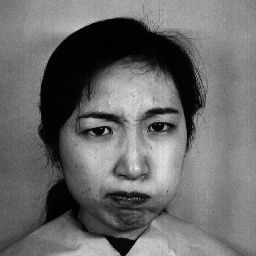
#> input picture datasets/jaffe/anger/KA.AN2.40.png, 256 x 256 px; its folder holds only this picture in this run
$ jupyter execute --allow-errors preprocessamento_jaffe_ck+.ipynb
#> lines starting #> are read from the running program, lines starting #| are printed output that depends on the picture
# Análise e Preparação de Datasets para Reconhecimento de Expressões Faciais

## 1. Introdução ao Pré-processamento de Imagens

Para garantir que os modelos de aprendizado de máquina operem de forma eficiente e justa, é fundamental pré-processar os dados. Este notebook aborda o pipeline de pré-processamento para reconhecimento de emoções faciais, incluindo:

- Carregamento dos dados
- Redimensionamento para 96×96 pixels
- Conversão para escala de cinza não é necessário, pois os dois datasets já são pré-baixados em escala de cinza
- Normalização dos valores dos pixels
- Balanceamento pelo número da maior classe (Oversampling) do dataset JAFFE
- Estratificação dos dados
- Separação em treino, teste;

**JAFFE**: Contém 213 imagens de 256×256 pixels em tons de cinza, com 7 emoções: 'anger', 'disgust', 'fear', 'happy', 'neutral', 'sadness', 'surprise'.

**RAF-DB**: Contém 981 imagens de 48x48 pixels em tons de cinza. Semelhantes classes do JAFFE.

# IMPORTS

[cell 1]
import os #acessar e manipular diretórios e arquivos do sistema
import cv2 # OpenCV para leitura e processamento de imagens
import numpy as np #manipulação de arrays
from tqdm import tqdm #barra de progresso para visualizar carregamento de imagens
from collections import Counter #conta elementos para saber o número de imagens por classe
from sklearn.model_selection import train_test_split #separa os dados em treino e teste
from sklearn.utils import shuffle #embaralha os dados e rótulos na mesma ordem
import matplotlib.pyplot as plt #gráficos
import random
from sklearn.preprocessing import LabelEncoder
import pandas as pd
import shutil  # necessário para remover e recriar diretórios

# Conversão das imagens dos Dataset para 96x96 e normalização dos dados

[cell 2]
def load_images_from_directory(dataset_path, image_size=(96, 96)):
    """
    Carrega imagens de um diretório organizado por subpastas (uma para cada classe).

    Parâmetros:
    - dataset_path: caminho para o diretório raiz do dataset.
    - image_size: tupla com o tamanho desejado das imagens (largura, altura).

    Retorna:
    - X: numpy array contendo as imagens processadas.
    - y: numpy array contendo os rótulos (nomes das classes).
    """
    if not os.path.exists(dataset_path):
        raise FileNotFoundError(f"Diretório não encontrado: {dataset_path}")

    X = []  # Lista para armazenar imagens.
    y = []  # Lista para armazenar os rótulos correspondentes.

    # Obtém lista das classes a partir do nome das subpastas.
    classes = sorted(os.listdir(dataset_path))

    # Itera sobre cada classe (subpasta).
    for label in classes:
        class_dir = os.path.join(dataset_path, label)
        if not os.path.isdir(class_dir):
            continue  # Garante que seja mesmo uma pasta.

        # Itera sobre cada arquivo de imagem na subpasta.
        for filename in tqdm(os.listdir(class_dir), desc=f'Carregando {label}'):
            filepath = os.path.join(class_dir, filename)

            # Lê a imagem.
            image = cv2.imread(filepath, cv2.IMREAD_GRAYSCALE)
            if image is None:
                continue  # Pula arquivos que não são imagens válidas.

            # Redimensiona a imagem para o tamanho padrão (96x96).
            image = cv2.resize(image, image_size)

            # Normaliza os pixels para o intervalo [0, 1].
            image = image / 255.0

            # Armazena a imagem e seu respectivo rótulo.
            X.append(image)
            y.append(label)

    # Converte as listas para arrays numpy.
    return np.array(X), np.array(y)

[cell 3]
pasta_ck = '../../../datasets/ck+'
pasta_jaffe = '../../../datasets/jaffe'

#> (the rest of this cell did not finish here and is left out)

[cell 4]
import matplotlib.pyplot as plt

#> (the rest of this cell did not finish here and is left out)

Augumentation do JAFFE

[cell 5]
# Função para aplicar augmentações simples
def augmentar_imagem(imagem):
    augmentadas = []

    # Flip horizontal
    augmentadas.append(cv2.flip(imagem, 1))

    # Rotação leve
    h, w = imagem.shape
    for ang in [-10, 10]:
        M = cv2.getRotationMatrix2D((w / 2, h / 2), ang, 1)
        rot = cv2.warpAffine(imagem, M, (w, h))
        augmentadas.append(rot)

    # Ajuste de brilho
    augmentadas.append(np.clip(imagem * 1.2, 0, 255).astype(np.uint8))
    augmentadas.append(np.clip(imagem * 0.8, 0, 255).astype(np.uint8))

    # Ruído gaussiano leve
    ruido = np.random.normal(0, 5, imagem.shape)
    imagem_ruido = np.clip(imagem + ruido, 0, 255).astype(np.uint8)
    augmentadas.append(imagem_ruido)

    return augmentadas

# Função principal para aumentar o dataset JAFFE
def aumentar_jaffe(pasta_origem, pasta_destino, target_por_classe=210):
#> called with pasta_origem = '../../../datasets/jaffe', pasta_destino = '../../../datasets/jaffe_augumented', target_por_classe = 150
    if os.path.exists(pasta_destino):
        shutil.rmtree(pasta_destino)
    os.makedirs(pasta_destino, exist_ok=True)

    classes = sorted(os.listdir(pasta_origem))
    for classe in classes:
        caminho_classe = os.path.join(pasta_origem, classe)
        if not os.path.isdir(caminho_classe):
            continue

        destino_classe = os.path.join(pasta_destino, classe)
        os.makedirs(destino_classe, exist_ok=True)

        imagens = os.listdir(caminho_classe)
        total = 0
        idx = 0

        for nome_arquivo in tqdm(imagens, desc=f"Aumentando {classe}"):
            caminho_img = os.path.join(caminho_classe, nome_arquivo)
            img = cv2.imread(caminho_img, cv2.IMREAD_GRAYSCALE)
#> img is the input picture: shape (256, 256); min 0, max 242, mean 106.5

            if img is None:
                continue

            # Redimensionar para garantir tamanho uniforme
            img = cv2.resize(img, (96, 96))
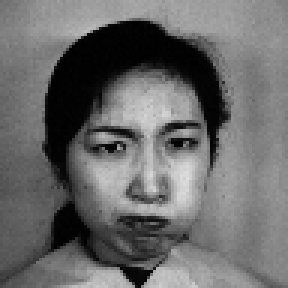
#> img: shape (96, 96) (shown 3 times larger); min 0, max 223, mean 106.5

            # Salvar imagem original
            cv2.imwrite(os.path.join(destino_classe, f"{classe}_{idx}.png"), img)
            total += 1
            idx += 1

            # Augmentar até atingir o total desejado
            if total < target_por_classe:
                augmentadas = augmentar_imagem(img)
#> the loop in augmentar_imagem, `for ang in [-10, 10]:` made 2 passes
#> pass 1, in augmentar_imagem, `rot = cv2.warpAffine(imagem, M, (w, h))`:
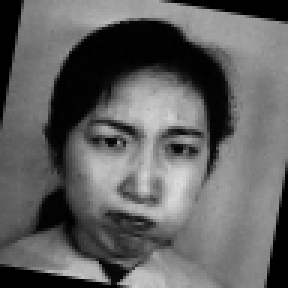
#> rot: shape (96, 96) (shown 3 times larger); min 0, max 220, mean 97.3
#> pass 2, in augmentar_imagem, `rot = cv2.warpAffine(imagem, M, (w, h))`:
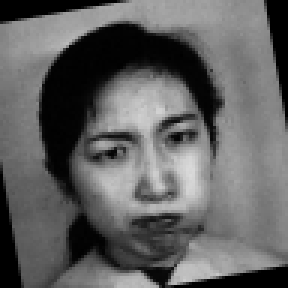
#> rot: shape (96, 96) (shown 3 times larger); min 0, max 218, mean 97.2
#> after the loop in augmentar_imagem, `for ang in [-10, 10]:`: augmentadas = 3 items
#> augmentadas = 6 items
                for aug in augmentadas:
                    if total >= target_por_classe:
                        break
                    cv2.imwrite(os.path.join(destino_classe, f"{classe}_{idx}.png"), aug)
                    idx += 1
                    total += 1
#> this loop made 6 passes
#> pass 1, in aumentar_jaffe, `cv2.imwrite(os.path.join(destino_classe, f"{classe}_{idx}.png"), aug)`:
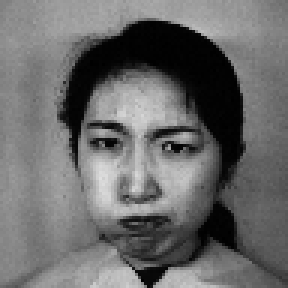
#> saved as anger_1.png: shape (96, 96) (shown 3 times larger); min 0, max 223, mean 106.5
#> after the loop, idx = 7; total = 7
#> pass 2 of the loop in aumentar_jaffe, `for classe in classes:`:
#> imagens = ['KA.DI1.42.tiff']
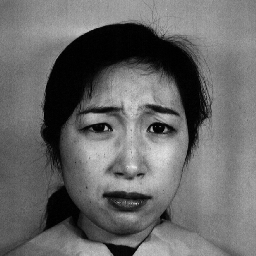
#> input picture datasets/jaffe/disgust/KA.DI1.42.tiff, 256 x 256 px
#> in aumentar_jaffe, img is the input picture: shape (256, 256); min 0, max 238, mean 104.6
#> img: shape (96, 96)
#> the loop in augmentar_imagem (call 2), `for ang in [-10, 10]:` made 2 passes
#> M on passes 1 to 2: [[0.985, -0.174, 9.06], [0.174, 0.985, -7.61]], [[0.985, 0.174, -7.61], [-0.174, 0.985, 9.06]]
#> pass 1, in augmentar_imagem (call 2), `rot = cv2.warpAffine(imagem, M, (w, h))`:
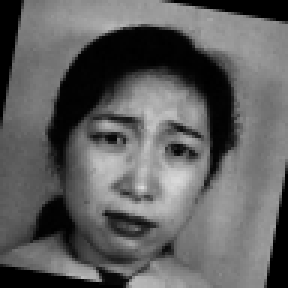
#> rot: shape (96, 96) (shown 3 times larger); min 0, max 218, mean 95.4
#> the loop in aumentar_jaffe, `for aug in augmentadas:` made 6 passes
#> pass 1, in aumentar_jaffe, `cv2.imwrite(os.path.join(destino_classe, f"{classe}_{idx}.png"), aug)`:
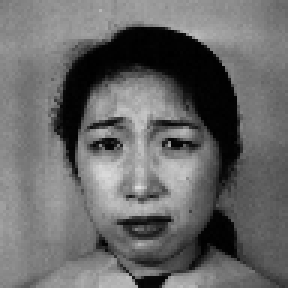
#> saved as disgust_1.png: shape (96, 96) (shown 3 times larger); min 0, max 222, mean 104.3
#> after the loop in aumentar_jaffe, `for aug in augmentadas:`: idx = 7

    return f"JAFFE aumentado para ~{target_por_classe} por classe em {pasta_destino}"

[cell 6]
#Executar a função com os caminhos de diretoris

# Caminhos
pasta_origem = '../../../datasets/jaffe'
pasta_destino = '../../../datasets/jaffe_augumented'

# Executa a função
resultado = aumentar_jaffe(pasta_origem, pasta_destino, target_por_classe=150)
print(resultado)

[cell 7]
#Verificar visualmente se os arquivos foram criados

print(os.listdir('../../../datasets/jaffe_augumented'))

# Contar imagens por classe
for classe in os.listdir(pasta_destino):
    caminho_classe = os.path.join(pasta_destino, classe)
    if os.path.isdir(caminho_classe):
        total_imagens = len(os.listdir(caminho_classe))
#> total_imagens = 0
        print(f"{classe}: {total_imagens} imagens")
#| anger: 0 imagens
#> pass 2 of the loop `for classe in os.listdir(pasta_destino):`:
#| disgust: 0 imagens

# Função para carregar imagens com identificação de sujeito

[cell 8]
def carregar_imagens_por_sujeito(pasta, image_size=(96, 96)):
#> called with pasta = '../../../datasets/jaffe_augumented', image_size = (96, 96)
    dados = []
    classes = sorted(os.listdir(pasta))

    for classe in classes:
        caminho_classe = os.path.join(pasta, classe)
        if not os.path.isdir(caminho_classe):
            continue

        for arquivo in tqdm(os.listdir(caminho_classe), desc=f"Carregando {classe}"):
            caminho_imagem = os.path.join(caminho_classe, arquivo)
            imagem = cv2.imread(caminho_imagem, cv2.IMREAD_GRAYSCALE)
            if imagem is None:
                continue

            imagem = cv2.resize(imagem, image_size)
            imagem = imagem / 255.0

            if 'jaffe' in pasta.lower():
                sujeito = arquivo[:2]  # Ex: "KA"
            elif 'ck' in pasta.lower():
                sujeito = arquivo.split('_')[0]  # Ex: "S010"
            else:
                sujeito = 'desconhecido'

            dados.append((imagem, classe, sujeito))
#> pass 2 of the loop in carregar_imagens_por_sujeito, `for classe in classes:`:

    return dados

# Caminhos dos datasets
pasta_jaffe = '../../../datasets/jaffe_augumented'
pasta_ck = '../../../datasets/ck+'

# Carregar os dados
dados_jaffe = carregar_imagens_por_sujeito(pasta_jaffe)
#> (the rest of this cell did not finish here and is left out)
